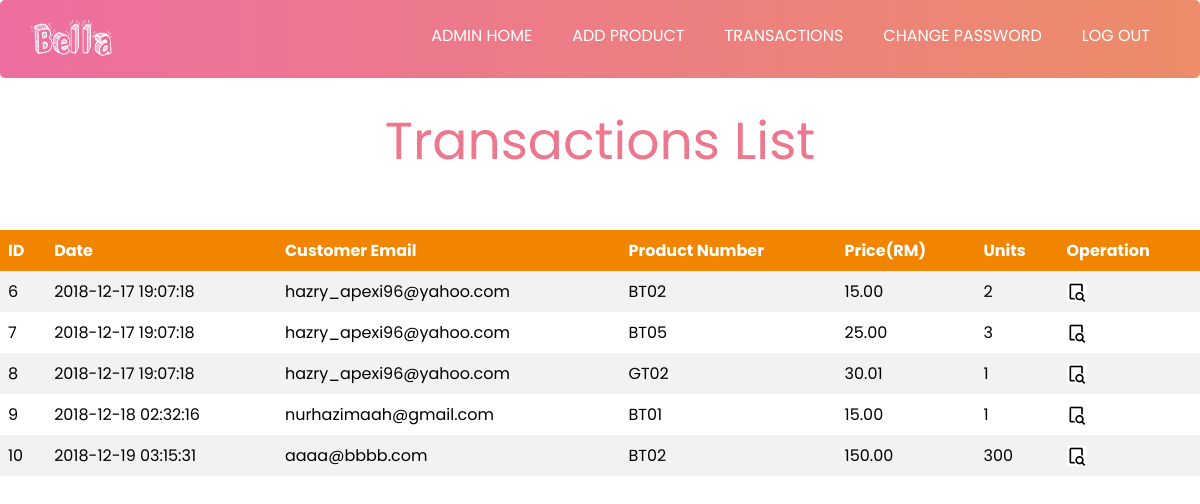
The app's page /admin/transactions.php (signed in) with its own data.
### tables this page shows
CREATE TABLE `transactions` (
  `id` int(10) NOT NULL,
  `customer_id` int(10) NOT NULL,
  `product_id` int(10) NOT NULL,
  `price` decimal(10,2) NOT NULL,
  `units` int(10) NOT NULL,
  `date` datetime NOT NULL
);

CREATE TABLE `customers` (
  `id` int(10) NOT NULL,
  `email` varchar(255) NOT NULL,
  `password` varchar(32) NOT NULL,
  `name` varchar(255) NOT NULL,
  `address` varchar(255) NOT NULL,
  `phone` varchar(32) NOT NULL
);

CREATE TABLE `products` (
  `id` int(10) NOT NULL,
  `number` varchar(32) NOT NULL,
  `name` varchar(255) NOT NULL,
  `gender` varchar(16) NOT NULL,
  `category` varchar(255) NOT NULL,
  `age_range` varchar(64) NOT NULL,
  `description` varchar(4096) NOT NULL,
  `price` decimal(10,2) NOT NULL,
  `image` varchar(255) NOT NULL,
  `status` varchar(16) NOT NULL
);

### htdocs/model/connection.php (called while the page is built, shortened)
<?php
class Connection
{
  private $mysqli = null;
  public function connect()
  {
    $this->mysqli = new mysqli(self::DB_HOST, self::DB_USER, self::DB_PASSWORD, self::DB_NAME);
    if ($this->mysqli->connect_errno)
    {
      echo $this->mysqli->connect_errno;
      echo $this->mysqli->connect_error;
      return false;
    }
    else
    {
      return true;
    }
  }
  public function query($str)
  {
    if ($result = $this->mysqli->query($str))
    {
      return $result->fetch_all(MYSQLI_ASSOC);
    }
    else
    {
      echo $this->mysqli->connect_errno;
      echo $this->mysqli->error;
      return array();
    }
  }
}
?>

### htdocs/model/model.php (called while the page is built, shortened)
<?php
require_once 'connection.php';
class Model
{
  private static function generate_array($result)
  {
    $array = array();
    foreach ($result as $entry)
    {
      $var = new $class();
      $var->set_data($entry);
      array_push($array, $var);
    }
    return $array;
  }
  public static function all()
  {
    $result = $GLOBALS['connection']->query("SELECT * FROM ".static::TABLE_NAME);
    return static::generate_array($result);
  }
  public static function get($id)
  {
    $query = "SELECT * FROM ".static::TABLE_NAME." WHERE id = ".$id;
    $result = $GLOBALS['connection']->query($query);
    if (count($result) > 0)
    {
      $var = new $class();
      $var->set_data($result[0]);
      return $var;
    }
    else
    {
      return null;
    }
  }
}
?>

### htdocs/model/transaction.php (called while the page is built, shortened)
<?php
require_once "model.php";
class Transaction extends Model
{
  public function __construct()
  {
    $this->data = ["id" => 0, "customer_id" => 0, "product_id" => 0, "price" => 0, "units" => 0, "date" => ""];
  }
  public function get_customer_id()
  {
    return $this->data['customer_id'];
  }
  public function get_product_id()
  {
    return $this->data['product_id'];
  }
  public function get_units()
  {
    return $this->data['units'];
  }
  public function get_price()
  {
    return $this->data['price'];
  }
  public function get_date()
  {
    return $this->data['date'];
  }
  public function set_data($source)
  {
    $this->data['customer_id'] = intval($source['customer_id']);
    $this->data['product_id'] = intval($source['product_id']);
    $this->data['units'] = intval($source['units']);
    $this->data['price'] = floatval($source['price']);
    $this->data['date'] = $source['date'];
  }
}
?>

### htdocs/model/customer.php (called while the page is built, shortened)
<?php
require_once "model.php";
class Customer extends Model
{
  public function __construct()
  {
    $this->data = ["id" => 0, "email" => "", "password" => "", "name" => "", "address" => "", "phone" => ""];
  }
  public function get_email()
  {
    return $this->data['email'];
  }
  public function set_data($source)
  {
    $this->data['email'] = $source['email'];
  }
}
?>

### htdocs/model/product.php (called while the page is built, shortened)
<?php
require_once "model.php";
class Product extends Model
{
  public function __construct()
  {
    $this->data = ["id" => 0, "number" => "", "name" => "", "gender" => "", "category" => "", "age_range" => "",
                   "description" => "", "price" => 0.0, "image" => "", "status" => ""];
  }
  public function get_number()
  {
    return $this->data['number'];
  }
  public function set_data($source)
  {
    $this->data['number'] = $source['number'];
  }
}
?>

### htdocs/admin/transactions.php (the view, shortened to what this page needs)
<html>
<head>
  <link rel="stylesheet" type="text/css" href="css/style_admin_index.css">
</head>
<body>
  <nav>
    <div class="logo">
      <img src="img/logo.png" style=" width: 90px; height: 50px;">
    </div>
    <div class="nav">
      <ul>
        <li><a href="index.php" style="text-decoration:none; color: white;">Admin Home</a></li>
        <li><a href="add_product.php" style="text-decoration:none; color: white;">Add Product</a></li>
        <li><a href="transactions.php" style="text-decoration:none; color: white;">Transactions</a></li>
        <li><a href="change_pw.php" style="text-decoration:none; color: white;">Change Password</a></li>
        <li><a href="logout.php" style="text-decoration:none; color: white;">Log Out</a></li>
      </ul>
    </div>
  </nav>
  <div class="info" style="padding-top: 24px;">
    <h1>Transactions List</h1>
    <br><br>
    <table>
    <tr>
      <th>ID</th>
      <th>Date</th>
      <th>Customer Email</th>
      <th>Product Number</th>
      <th>Price(RM)</th>
      <th>Units</th>
      <th>Operation</th>
    </tr>
    <?php
    $array = Transaction::all();
    foreach ($array as $transaction)
    {
      $id = $transaction->get_id();
      $product = Product::get($transaction->get_product_id());
      $customer = Customer::get($transaction->get_customer_id());
      echo "<tr>";
      echo "<td>".$id."</td>";
      echo "<td>".$transaction->get_date()."</td>";
      echo "<td>".$customer->get_email()."</td>";
      echo "<td>".$product->get_number()."</td>";
      echo "<td>".number_format($transaction->get_price(), 2)."</td>";
      echo "<td>".$transaction->get_units()."</td>";
      echo "<td>";
      echo "<a href='view_transaction.php?id=$id'><img src='img/view_icon.png' style=' width: 20px; height: 20px;'></a>";
      echo "</td>";
      echo "</tr>";
    }
    ?>
  </table>
  </div>
</body>
</html>

### htdocs/admin/css/style_admin_index.css (style rules this page uses)
body { margin:0; box-sizing:border-box; font-family: 'Poppins', sans-serif; background: #136AD2; background: #fff; }
.logo { font-size:24px; padding-top:8px; text-transform:uppercase; }
nav { padding:10px 30px; background-color:#2e2e2e; background-image: linear-gradient(to right, #ed6ea0 0%, #ec8c69 100%); color:#f5f5f5; display: flex; flex-direction: column; justify-content: flex-end; min-height:50px; position: relative; border-radius:5px; text-align: left; }
.nav { display: none; }
.nav ul { list-style-type: none; padding:0; margin-left: -20px; margin-top: 13px; }
.nav ul li { padding:10px 20px; font-size:16px; text-transform:uppercase; }
.info { text-align: center; padding:100px 0; padding-top: 24px; }
.info h1 { margin: 0; color: #ed788d; font-size: 24px; font-weight:400; }
@media screen and (min-width:600px ) { nav { display: flex; justify-content: space-between; flex-direction: row; padding:10px 30px; background-color:#252023; color:#f5f5f5; } }
@media screen and (min-width:600px ) { .nav { display: block; } }
@media screen and (min-width:600px ) { .nav ul { display: flex; } }
@media screen and (min-width:600px ) { .nav ul li { padding:0 20px; font-size:16px; } }
@media screen and (min-width:600px ) { .info { text-align: center; padding:110px 0; } }
@media screen and (min-width:600px ) { .info h1 { font-size:52px; } }
table { border-collapse: collapse; width: 100%; }
th, td { text-align: left; padding: 8px; }
tr:nth-child(even) { background-color: #f2f2f2 }
th { background-color: #f28500; color: white; }

### records on screen
transactions: date "2018-12-17 19:07:18", price "15.00", units "2"
customers: email "hazry_apexi96@yahoo.com"
products: number "BT02"
transactions: date "2018-12-17 19:07:18", price "25.00", units "3"
products: number "BT05"
transactions: date "2018-12-17 19:07:18", price "30.01", units "1"
products: number "GT02"
transactions: date "2018-12-18 02:32:16", price "15.00", units "1"
customers: email "nurhazimaah@gmail.com"
products: number "BT01"
transactions: date "2018-12-19 03:15:31", price "150.00", units "300"
customers: email "aaaa@bbbb.com"

### other values on screen
$id "6"
$id "7"
$id "8"
$id "9"
$id "10"
